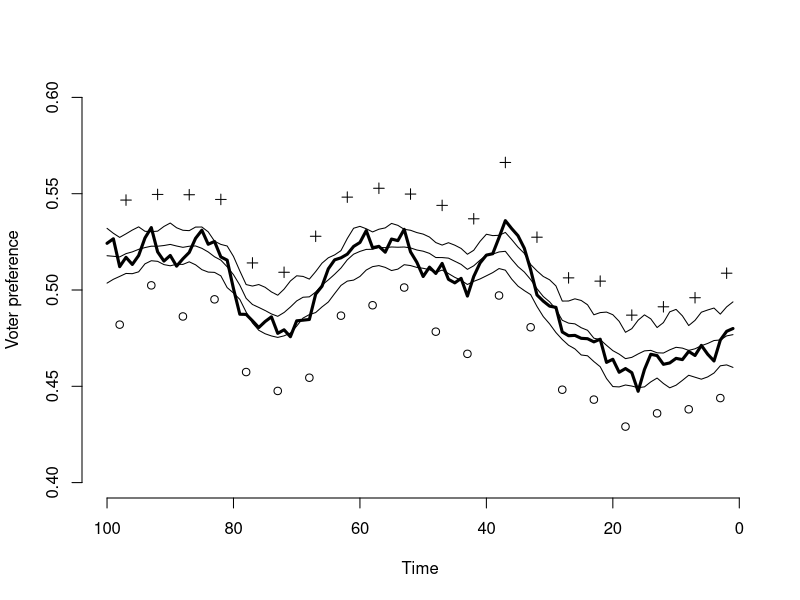

This figure's R source:
# Generate a national election cycle using the model presented in strausswalks

# Each poll reports Democratic national two-party vote as 
# y_i ~ N(\mu_i, s^2_i)
# where s^2_i is the variance based on q_i random respondents
# s^2_i = y_i*(1 - y_i) / q_i
# And house polling bias is taken into account by
# \mu_i = \alpha_{t_i} + \delta_{j_i}
# where \alpha_t is the true national preference at t days until the election, and \delta_j is the house bias.
# House biases must add up to 0.
# National preference is modeled as a random walk backwards through time, \alpha_t ~ N(\alpha_{t-1}, \omega^2)

pollVar <- function(y) {
  return(y * (1-y) / 2000)
}

GenData <- function() {
  T = 100
  # The national preference at \alpha_0 is 0.48
  # Shock is 0.01
  # So, starting at \alpha_0, generate preferences at each day according to shock.
  pref <- c()
  pref[1] = 0.48
  shock = 0.007
  
  set.seed(217) # Looks realistic!
  for (i in 2:T) {
    pref[i] <- rnorm(1, pref[i-1], shock)
  }

  # Two polling firms, Giddyup Poll and Rasputin Reporting.
  # Giddyup's bias is 0.03, Rasputin's is -0.03
  # Giddyup has a poll on 2, 4, 6, 8, 10, Rasputin has a poll on 3, 5, 7, 9
  giddyup_bias = 0.03
  giddyup <- rep(NA, T)
  for (i in seq(2, T, 5)) {
    biased_pref <- pref[i] + giddyup_bias
    giddyup[i] <- rnorm(1, biased_pref, pollVar(biased_pref))
  }
  rasputin_bias = -0.03
  rasputin <- rep(NA, T)
  for (i in seq(3, T, 5)) {
    biased_pref <- pref[i] + rasputin_bias
    rasputin[i] <- rnorm(1, biased_pref, pollVar(biased_pref))
  }
  
  
  
  
  for (t in 1:T) {
    if (!is.na(giddyup[t]) && !is.na(rasputin[t])) {
      stop("Time period ", t, " has more than one poll!")
    }
  }
  
  return(list(pref=pref, giddyup=giddyup, rasputin=rasputin))
}

data <- GenData()

# Great! Let's do a Gibbs sampler
runs <- 100
# Prior on \alpha_0 ~ N(0.522, 0.0253^2)
pref <- matrix(ncol=length(data$pref), nrow=runs)
pref[1,] = rep(0.522, length(data$pref))
biases <- list(giddyup=c(0), rasputin=c(0))
# biases <- list(giddyup=rep(0.03, runs), rasputin=rep(-0.03, runs))
shock <- c(0.00005) # omega^2
# shock <- rep(0.007, runs)

# So we start with 10 alphas, 2 houses biases, and the shock.
# For each iteration,
for (i in 2:runs) {
  # First alpha. There is no \alpha_{-1}!
  mean <- pref[i-1, 2]
  variance <- shock[i-1]
  pref[i, 1] <- rnorm(1, mean, sqrt(variance))
  
  # First for national preferences
  for (t in 2:(runs-1)) {
    poll <- NA
    if (!is.na(data$giddyup[t])) {
      poll <- data$giddyup[t]
      bias <- biases$giddyup[i-1]
    } else if (!is.na(data$rasputin[t])) {
      poll <- data$rasputin[t]
      bias <- biases$rasputin[i-1]
    }
    
    if (is.na(poll)) {
      message("no poll")
      mean <- ((pref[i, t-1] + pref[i-1, t+1]) / shock[i-1]) * (2 / shock[i-1])^(-1)
      variance <- (2 / shock[i-1])^(-1)
    } else {
      mean <- ((poll - bias) / pollVar(poll) + (pref[i, t-1] + pref[i-1, t+1]) / shock[i-1]) * (1 / pollVar(poll) + 2 / shock[i-1])^(-1)
      variance <- 1 / (1 / pollVar(poll) + 2 / shock[i-1])
    }
    pref[i, t] <- rnorm(1, mean, sqrt(variance))
  }
  
  poll <- NA
  if (!is.na(data$giddyup[runs])) {
    poll <- data$giddyup[runs]
    bias <- biases$giddyup[i-1]
  } else if (!is.na(data$rasputin[runs])) {
    poll <- data$rasputin[runs]
    bias <- biases$rasputin[i-1]
  }
  
  if (is.na(poll)) {
    mean <- pref[i, runs-1]
    variance <- shock[i-1]
  } else {
    mean <- ((poll - bias) / pollVar(poll) + pref[i, runs-1] / shock[i-1]) / (1 / pollVar(poll) + 1 / shock[i-1])
    variance <- 1 / (1 / pollVar(poll) + 1 / shock[i-1])
  }
  pref[i, runs] <- rnorm(1, mean, sqrt(variance))
  
  # Now for the biases
  mean <- sum((data$giddyup - pref[i,]) / pollVar(data$giddyup), na.rm = TRUE) / (sum(1 / pollVar(data$giddyup), na.rm=TRUE) + 100)
  variance <- 1 / (sum(1 / pollVar(data$giddyup), na.rm=TRUE) + 100)
  biases$giddyup[i] <- rnorm(1, mean, variance)
  biases$rasputin[i] <- -biases$giddyup[i]
  
  # And the shock
  shape <- (runs - 2) / 2
  beta <- sum((c(pref[i,], NA) - c(NA, pref[i,]))^2, na.rm = TRUE) / 2
  print(shape)
  print(beta)
  shock[i] <- 1 / rgamma(1, shape, beta)
  print(c("iter", i))
  while (1 / shock[i] <= 10000) {
    shock[i] <- 1 / rgamma(1, shape, beta)
  }
}

results <- list(true=data$pref, giddyup=data$giddyup, rasputin=data$rasputin, gibbs=pref)
dput(results, "strausswalk.data")

# d <- dget('strausswalk.data')
# plot(d$true, type = "l", xlim = c(T, 1), ylim = c(0.4, 0.6), lwd = 2)
# points(d$giddyup, pch = 3)
# points(d$rasputin, pch = 1)
# pref <- d$gibbs
# lines(seq(1, 100), colMeans(pref))
# lines(seq(1, 100), apply(pref, 2, mean) + (apply(pref, 2, sd) * qnorm(0.975)))
# lines(seq(1, 100), apply(pref, 2, mean) - (apply(pref, 2, sd) * qnorm(0.975)))

data <- dget('strausswalk.data')
plot(data$true, type="l", xlim=c(100, 1), xlab="Time", ylab="Voter preference", ylim=c(0.4, 0.6), lwd=3, bty='n')
points(data$giddyup, pch=3)
points(data$rasputin, pch=1)
pref <- data$gibbs
lines(seq(1,100), colMeans(pref))
lines(seq(1,100), apply(pref, 2, mean) + (apply(pref, 2, sd) * qnorm(0.90)))
lines(seq(1,100), apply(pref, 2, mean) - (apply(pref, 2, sd) * qnorm(0.90)))